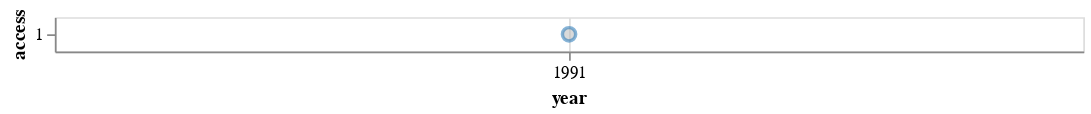

Notebook code for this chart:
### Code cell
second_chart_access

### Figure 1 — Vega-Lite specification as saved in the notebook (floating-point values rounded to 4 significant figures)
{"config": {"view": {"continuousWidth": 400, "continuousHeight": 300}}, "data": {"name": "data-56797cbe1e90c5b6856a929c250d4027"}, "mark": {"type": "circle", "fill": "#BCBCBC", "opacity": 1, "size": 60, "stroke": "#2476B6"}, "encoding": {"opacity": {"type": "nominal", "field": "type", "legend": null}, "x": {"type": "temporal", "field": "year"}, "y": {"type": "nominal", "field": "access"}}, "transform": [{"filter": "datum.type == \"magneto-optical\""}], "width": 600, "$schema": "https://vega.github.io/schema/vega-lite/v4.8.1.json", "datasets": {"data-56797cbe1e90c5b6856a929c250d4027": [{"year": "1932-01-01T00:00:00", "name": "Drum memory", "type": "magnetic", "usage": "1960s", "capacity": 62500, "lifespan": null, "access": 0.0}, {"year": "1946-01-01T00:00:00", "name": "Williams-Kilburn Tube", "type": "cathode ray tube", "usage": "1955", "capacity": 1000, "lifespan": null, "access": 1.0}, {"year": "1949-01-01T00:00:00", "name": "Magnetic-core memory", "type": "magnetic", "usage": "1970s", "capacity": 100000, "lifespan": null, "access": 1.0}, {"year": "1952-01-01T00:00:00", "name": "Magnetic Band (Tape)", "type": "magnetic", "usage": "today", "capacity": 1000000, "lifespan": null, "access": 0.0}, {"year": "1956-01-01T00:00:00", "name": "Hard Disk Drive", "type": "magnetic", "usage": "today", "capacity": 2000000000000, "lifespan": null, "access": 1.0}, {"year": "1960-01-01T00:00:00", "name": "Magnetic stripe card", "type": "magnetic", "usage": null, "capacity": 200, "lifespan": "3", "access": 0.0}, {"year": "1969-01-01T00:00:00", "name": "Floppy Disk", "type": "magnetic", "usage": "1990s", "capacity": 1440000, "lifespan": "5--30", "access": 1.0}, {"year": "1970-01-01T00:00:00", "name": "Bubble Memory", "type": "magnetic", "usage": "1980s", "capacity": 125000, "lifespan": null, "access": 0.0}, {"year": "1978-01-01T00:00:00", "name": "LaserDisc (LD)/Discovision (DV)", "type": "optical", "usage": "2001", "capacity": 324000000, "lifespan": null, "access": 1.0}, {"year": "1979-01-01T00:00:00", "name": "Solid-State-Drive (SSD)", "type": "electronic", "usage": "today", "capacity": 5000000000000, "lifespan": "~10", "access": 1.0}, {"year": "1981-01-01T00:00:00", "name": "Compact Disc (CD)", "type": "optical", "usage": "today", "capacity": 700000000, "lifespan": "25", "access": 1.0}, {"year": "1987-01-01T00:00:00", "name": "Digital Audio Tape (DAT)", "type": "electro-mechanical", "usage": "2005", "capacity": 256000, "lifespan": "30", "access": 0.0}, {"year": "1991-01-01T00:00:00", "name": "Mini-Disc", "type": "magneto-optical", "usage": "2001", "capacity": 140000000, "lifespan": "30-40", "access": 1.0}, {"year": "1992-01-01T00:00:00", "name": "Digital Compact Cassette (DCC)", "type": "magnetic", "usage": "1996", "capacity": 250000000, "lifespan": "30", "access": 0.0}, {"year": "1994-01-01T00:00:00", "name": "Zip Drive", "type": "magnetic", "usage": "1990s", "capacity": 95370000, "lifespan": "5-10", "access": 1.0}, {"year": "1995-01-01T00:00:00", "name": "CompactFlash (CF)", "type": "electronic", "usage": "today", "capacity": 256000000000, "lifespan": "70-80", "access": 1.0}, {"year": "1995-01-01T00:00:00", "name": "Digital Versatile Disc (DVD)", "type": "optical", "usage": "today", "capacity": 4500000000, "lifespan": "25", "access": 1.0}, {"year": "2000-01-01T00:00:00", "name": "USB Flash Disk", "type": "electronic", "usage": "today", "capacity": 2000000000000, "lifespan": "10", "access": 1.0}, {"year": "2001-01-01T00:00:00", "name": "Secure Digital (SD) card", "type": "electronic", "usage": "today", "capacity": 128000000000000, "lifespan": "10", "access": 1.0}, {"year": "2002-01-01T00:00:00", "name": "Blu-ray Disc (BD)", "type": "optical", "usage": "2019", "capacity": 128000000000, "lifespan": "100-150", "access": 1.0}, {"year": "2004-01-01T00:00:00", "name": "Holographic Versatile Disc (HVD)", "type": "optical", "usage": "today", "capacity": 3900000000, "lifespan": "3", "access": 1.0}, {"year": "2009-01-01T00:00:00", "name": "Millennial Disc (M-DISC)", "type": "optical", "usage": "2016", "capacity": 100000000000, "lifespan": "1000", "access": 1.0}, {"year": "2016-01-01T00:00:00", "name": "Chlorine Atomic memory", "type": "atomic", "usage": "today", "capacity": 1000, "lifespan": "U", "access": null}, {"year": "2019-01-01T00:00:00", "name": "DNA", "type": "molecular", "usage": "today", "capacity": 215000000000000000, "lifespan": "500", "access": 0.0}, {"year": "2020-01-01T00:00:00", "name": "Metabolites", "type": "molecular", "usage": "today", "capacity": 70000, "lifespan": null, "access": 0.0}]}}
